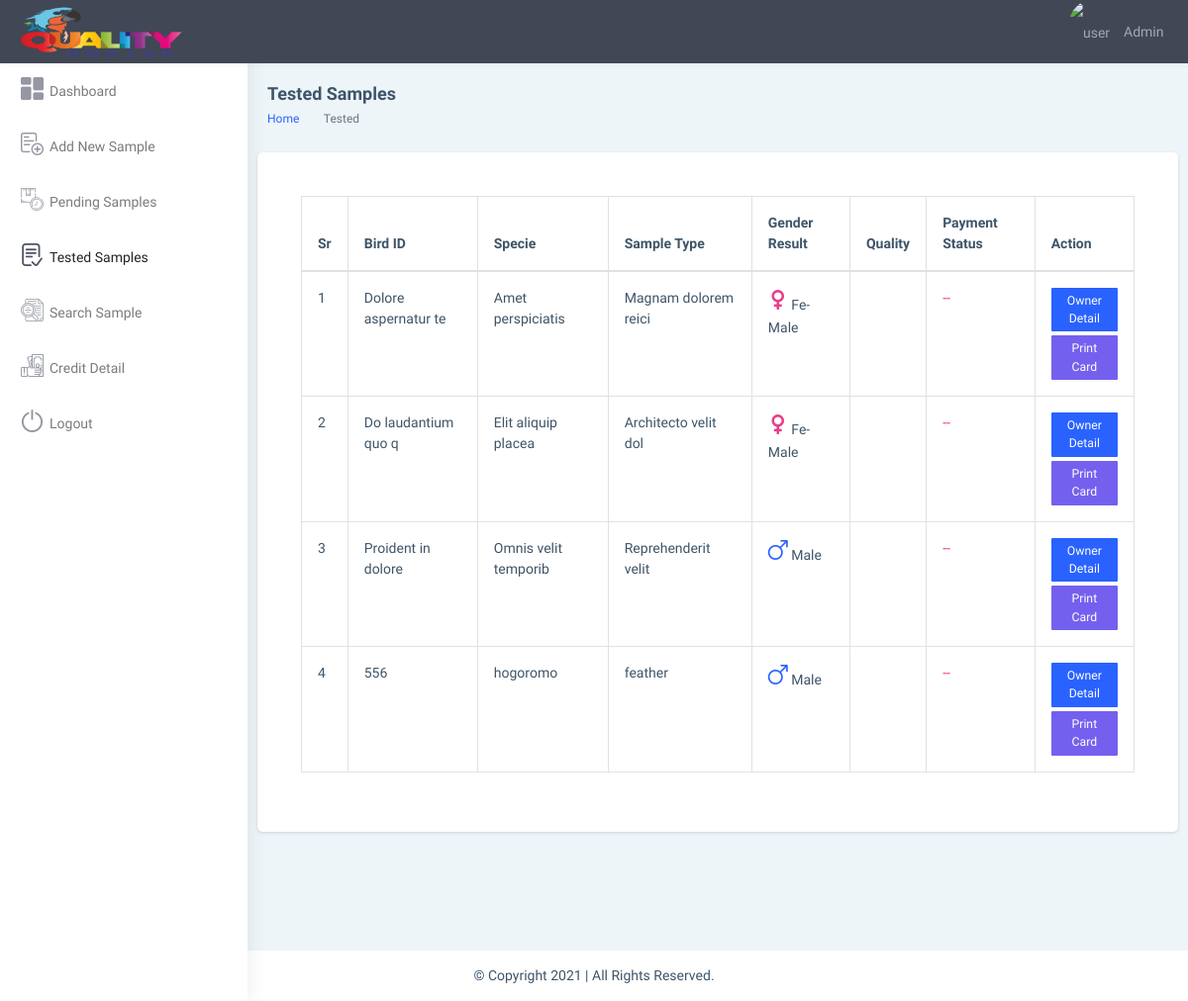
Page /admin/index.php?page=tested_sample (signed in) on the earlier database version.
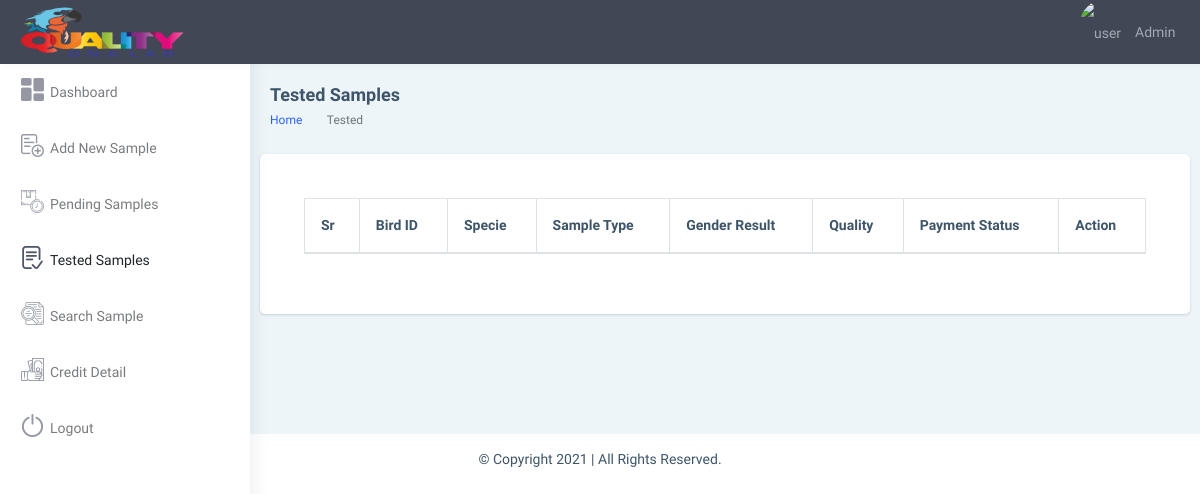
Same page on the later database version.
### tables this page shows
CREATE TABLE `dna_samples` (
  `id` int(11) NOT NULL,
  `dna_id` varchar(11) NOT NULL DEFAULT '0',
  `bird_id` varchar(250) DEFAULT NULL,
  `specie` varchar(250) DEFAULT NULL,
  `type` varchar(250) DEFAULT NULL,
  `status` int(11) NOT NULL DEFAULT 0,
  `result` varchar(255) DEFAULT NULL,
  `created_at` timestamp NOT NULL DEFAULT current_timestamp(),
  `updated_at` timestamp NOT NULL DEFAULT current_timestamp()
);

### admin/index.php (called while the page is built, shortened)
<?php
include '../resources/config.php';
include 'include/header.php';
include 'include/top-nav.php';
include 'include/side-nav.php';
get_page();
include 'include/footer.php';
?>

### resources/config.php (called while the page is built, shortened)
<?php session_start();
$var = array(
    "add_sample" => array(
        'quality_amount' => array(500,600),
        'quality_text' => array('A','B')
    ),
    "global" => array(
        "mode" => "test",
        "table_id" => "#table"
    )
);
$connection = mysqli_connect(DB_HOST , DB_USER , DB_PASS , DB_NAME);
require_once('functions.php');
?>

### resources/functions.php (the view, shortened to what this page needs)
<?php
function query($sql)
{
	global $connection;
	return mysqli_query($connection, $sql);
}
function fetch_array($result)
{
	return mysqli_fetch_array($result);
}
function get_page()
{
	if (isset($_GET['page'])) {
		$page = $_GET['page'];
		$filename = "resources/page/".$page.".php";
		if (file_exists($filename)) {
			include $filename;
		}
	} else {
		include('resources/page/dashboard.php');
	}
}
function create_gender_div($gender)
{
	$div = "";
	if ( $gender == "Male" ) {
		$div = '<span class="gender-result male"><i class="flaticon-mars"></i> Male</span>';
	} else if ( $gender == "Fe-Male" ) {
		$div = '<span class="gender-result female"><i class="flaticon-female"></i> Fe-Male</span>';
	} else {
		$div = '<span class="text-danger">Pending</span>';
	}
	return $div;
}
function genrate_payment_div($payment_status)
{
	$div = "";
	if ( $payment_status == "Cash" ) {
		$div = '<span class="text-success">Paid</span>';
	} else if ( $payment_status == "Credit" ) {
		$div = '<span class="text-danger">Not Paid</span>';
	} else {
		$div = '<span class="text-danger">--</span>';
	}
	return $div;
}
function get_record($table,$where)
{
	$sql = "SELECT * FROM {$table} {$where}";
	$query = query($sql);
	$data = fetch_array($query);
	return $data;
}
function get_tested_samples()
{
	global $var;
	$sql = "SELECT * FROM dna_samples WHERE status =  1";
	$query = query($sql);
	$sr = 1;
	while ( $data = fetch_array($query) ) {
		extract($data);
		$owner = get_record( 'owners',"WHERE id = {$dna_id}" );
		extract($owner);
		$card_btn = "<span class='text-danger'>Pending</span>";
		if ($result != "") {
			$card_btn = '<a href="../dna_card.php?sample_id='.$data['id'].'" target="_blank" class="btn-sm btn-primary mt-1 border-0 d-block">Print Card</a>';
		}
		$result = create_gender_div($result);
		$payment_div = genrate_payment_div($payment_status);
		$row = <<<DELIMETER
		<tr>
			<td>{$sr}</td>
			<td>{$bird_id}</td>
			<td>{$specie}</td>
			<td>{$type}</td>
			<td>{$result}</td>
			<td><b>{$var['add_sample']['quality_text'][$quality]}</b></td>
			<td>{$payment_div}</td>
			<td class="text-center">
			<a href="#" class="btn-sm btn-info border-0 show-owner-detail d-block" data-name="{$owner_name}" data-phone="{$owner_phone}" data-quality="{$var['add_sample']['quality_text'][$quality]}" data-quantity="{$quantity}" data-payment_status="{$payment_status}" data-total="{$total}">Owner Detail</a>
				{$card_btn}
			</td>
		</tr>
		DELIMETER;
		echo $row;
		$sr++;
	}
}

### admin/include/header.php (shortened to what this page needs)
<!DOCTYPE html>
<html dir="ltr" lang="en">
<head>
	<link href="../assets/libs/flaticon/flaticon.css" rel="stylesheet">
	<link href="https://cdn.datatables.net/1.10.20/css/dataTables.bootstrap4.min.css" rel="stylesheet">
	<link href="../assets/css/style.min.css" rel="stylesheet">
	<link href="../assets/css/custom.css" rel="stylesheet">
</head>
<body>
	<div id="main-wrapper" data-layout="vertical" data-navbarbg="skin5" data-sidebartype="full" data-sidebar-position="absolute" data-header-position="absolute" data-boxed-layout="full">

### admin/include/top-nav.php (shortened to what this page needs)
<header class="topbar" data-navbarbg="skin5">
	<nav class="navbar top-navbar navbar-expand-md navbar-dark">
		<div class="navbar-header" data-logobg="skin5">
			<a class="navbar-brand" href="../index.php">
				<img src="../assets/images/logo.png" alt="homepage" class="light-logo dashboard-logo" style="max-width: 180px; width: 100%;" />
			</a>
		</div>
		<div class="navbar-collapse collapse" id="navbarSupportedContent" data-navbarbg="skin5">
			<ul class="navbar-nav ml-auto">
				<li class="nav-item dropdown">
					<a class="nav-link dropdown-toggle text-muted waves-effect waves-dark pro-pic" href="" data-toggle="dropdown" aria-haspopup="true" aria-expanded="false"><img src="https://i7.pngguru.com/preview/555/557/138/computer-icons-user-profile-woman-avatar-rent-thumbnail.jpg" alt="user" class="rounded-circle" width="31"> &nbsp;&nbsp; Admin <i class="fas fa-angle-down"></i></a>
				</li>
			</ul>
		</div>
	</nav>
</header>

### admin/include/side-nav.php
<aside class="left-sidebar" data-sidebarbg="skin6">
	<div class="scroll-sidebar">
		<nav class="sidebar-nav">
			<ul id="sidebarnav">
				<li class="sidebar-item"> <a class="sidebar-link waves-effect waves-dark sidebar-link" href="index.php" aria-expanded="false"><i class="flaticon-dashboard"></i><span class="hide-menu">Dashboard</span></a></li>
                <li class="sidebar-item"> <a class="sidebar-link waves-effect waves-dark sidebar-link" href="index.php?page=add_sample" aria-expanded="false"><i class="flaticon-add"></i><span class="hide-menu">Add New Sample</span></a></li>
                <li class="sidebar-item"> <a class="sidebar-link waves-effect waves-dark sidebar-link" href="index.php?page=pending_sample" aria-expanded="false"><i class="flaticon-box"></i><span class="hide-menu">Pending Samples</span></a></li>
                <li class="sidebar-item"> <a class="sidebar-link waves-effect waves-dark sidebar-link" href="index.php?page=tested_sample" aria-expanded="false"><i class="flaticon-approval"></i><span class="hide-menu">Tested Samples</span></a></li>
                <li class="sidebar-item"> <a class="sidebar-link waves-effect waves-dark sidebar-link" href="index.php?page=search_sample" aria-expanded="false"><i class="flaticon-search"></i><span class="hide-menu">Search Sample</span></a></li>
                <li class="sidebar-item"> <a class="sidebar-link waves-effect waves-dark sidebar-link" href="index.php?page=credit_detail" aria-expanded="false"><i class="flaticon-money"></i><span class="hide-menu">Credit Detail</span></a></li>
                <li class="sidebar-item"> <a class="sidebar-link waves-effect waves-dark sidebar-link" href="logout.php" aria-expanded="false"><i class="flaticon-turn-off"></i><span class="hide-menu">Logout</span></a></li>
            </ul>
        </nav>
    </div>
</aside>

### admin/resources/page/tested_sample.php
<div class="page-wrapper">
	<div class="page-breadcrumb">
		<div class="row align-items-center">
			<div class="col-5">
				<h4 class="page-title">Tested Samples</h4>
				<div class="d-flex align-items-center">
					<nav aria-label="breadcrumb">
						<ol class="breadcrumb">
							<li class="breadcrumb-item"><a href="#">Home</a></li>
							<li class="breadcrumb-item active" aria-current="page">Tested</li>
						</ol>
					</nav>
				</div>
			</div>
		</div>
	</div>
  <div class="container">
    <div class="row">
        <div class="col-md-12 col-xl-12">
            <div class="card p-4">
                <div class="card-body">
                    <div class="table-responsive">
                        <table class="table table-bordered" id="table">
                            <thead>
                                <tr>
                                    <th>Sr</th>
                                    <th>Bird ID</th>
                                    <th>Specie</th>
                                    <th>Sample Type</th>
                                    <th>Gender Result</th>
                                    <th>Quality</th>
                                    <th>Payment Status</th>
                                    <th>Action</th>
                                </tr>
                            </thead>
                            <div class="tbody">
                                <?php get_tested_samples(); ?>
                            </div>
                        </table>
                    </div>
                </div>
            </div>
        </div>
  </div>
</div>
</div>
</div>

### admin/include/footer.php (shortened to what this page needs)
            <footer class="footer text-center">
            © Copyright 2021 | All Rights Reserved.
            </footer>
</body>
</html>

### assets/css/custom.css (style rules this page uses)
* { box-sizing: border-box; }
body { margin: 0; }
.gender-result i { font-size: 20px; }
.gender-result.male i { color: #2962FF; }
.gender-result.female i { color: #e83e8c; }

### admin/include/header.php (style rules this page uses)
html { scroll-behavior: smooth; }
@media (min-width: 992px) { .container { max-width: 1130px; width: 100% !important; } }
.page-breadcrumb { padding: 20px; }
.card { border-radius: 5px; -webkit-box-shadow: 0 1px 2.94px 0.06px rgba(4,26,55,0.16); box-shadow: 0 1px 2.94px 0.06px rgba(4,26,55,0.16); border: none; margin-bottom: 30px; -webkit-transition: all 0.3s ease-in-out; transition: all 0.3s ease-in-out; }
a { cursor: pointer !important; }

Differences in the rows shown:
removed dna_samples: bird "Dolore aspernatur te", specie "Amet perspiciatis", type "Magnam dolorem reici", shows "Fe-Male"
removed dna_samples: bird "Do laudantium quo q", specie "Elit aliquip placea", type "Architecto velit dol", shows "Fe-Male"
removed dna_samples: bird "Proident in dolore", specie "Omnis velit temporib", type "Reprehenderit velit", shows "Male"
removed dna_samples: bird "556", specie "hogoromo", type "feather", shows "Male"
